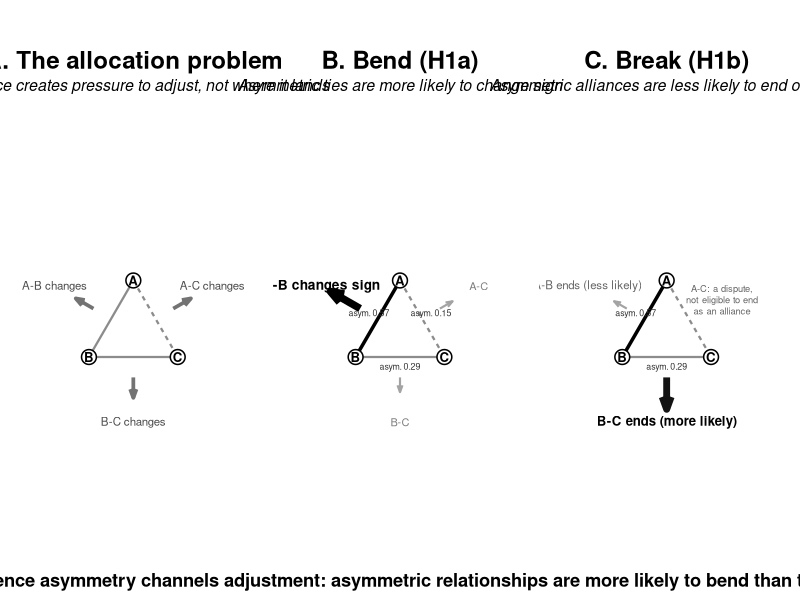
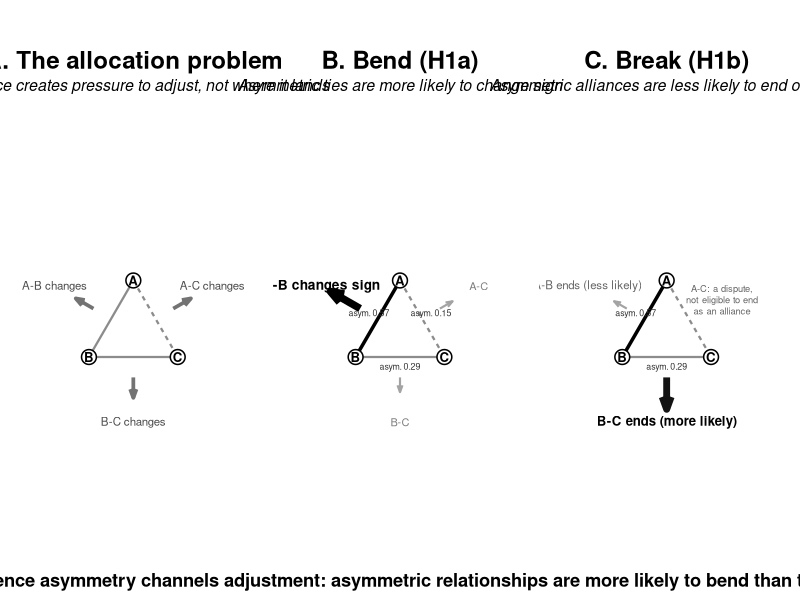

R code for these plots, in order:
# ------------------------------------------------------------------
# 32: Figure 1 -- three panels, one inconsistent triad
#     (A-B alliance, A-C dispute, B-C alliance).
#
#     A: the allocation problem (structural balance alone: three equal
#        candidate sites of adjustment).
#     B: BEND (H1a) -- the highly asymmetric A-B tie is the most likely
#        tie to change sign.
#     C: BREAK (H1b) -- of the two eligible ties (alliances), the highly
#        asymmetric A-B tie is the LESS likely to end outright. A-C is a
#        dispute and is not eligible to be "the alliance that ends".
#
#     Illustrative values only; grayscale; base R. Edge width is
#     constant across panels so the only thing that varies is the
#     predicted likelihood (arrow weight), not an implied mechanism.
# ------------------------------------------------------------------


A <- c(0, 1); B <- c(-0.87, -0.5); C <- c(0.87, -0.5)
nodes <- list(A = A, B = B, C = C)
centroid <- (A + B + C) / 3
sgn  <- c(AB = 1, AC = -1, BC = 1)
ends <- list(AB = list(A, B), AC = list(A, C), BC = list(B, C))
asym <- c(AB = 0.57, AC = 0.15, BC = 0.29)

base <- function(title, sub) {
  plot(NA, xlim = c(-2.3, 2.3), ylim = c(-1.8, 2.0), axes = FALSE, xlab = "", ylab = "", asp = 1)
  mtext(title, side = 3, line = 2.6, cex = 1.45, font = 2)
  mtext(sub, side = 3, line = 0.9, cex = 0.95, font = 3)
}
draw_edges <- function(hl = NULL) {
  for (tn in names(sgn)) {
    p1 <- ends[[tn]][[1]]; p2 <- ends[[tn]][[2]]
    lines(c(p1[1], p2[1]), c(p1[2], p2[2]), col = if (!is.null(hl) && tn == hl) "black" else "grey55",
          lty = if (sgn[[tn]] > 0) "solid" else "22", lwd = if (!is.null(hl) && tn == hl) 3.4 else 2.2, lend = 1)
  }
  for (nm in names(nodes)) {
    p <- nodes[[nm]]
    points(p[1], p[2], pch = 21, bg = "white", col = "black", cex = 3.0, lwd = 1.5)
    text(p[1], p[2], nm, cex = 1.2, font = 2)
  }
}
outdir <- function(tn) {
  mid <- (ends[[tn]][[1]] + ends[[tn]][[2]]) / 2
  d <- mid - centroid; list(mid = mid, dir = d / sqrt(sum(d^2)))
}
arrow_at <- function(tn, strength, label, lab_font = 1, lab_col = "grey30", lab_cex = 1.05, show_asym = FALSE) {
  o <- outdir(tn)
  start <- o$mid + o$dir * 0.40
  tip   <- o$mid + o$dir * (0.62 + 0.45 * strength)
  arrows(start[1], start[2], tip[1], tip[2], lwd = 1.2 + 6 * strength, length = 0.06 + 0.08 * strength,
         angle = 20, col = grey(0.75 - 0.75 * strength), lend = 1)
  lp <- o$mid + o$dir * 1.28
  text(lp[1], lp[2], label, cex = lab_cex, font = lab_font, col = lab_col)
  if (show_asym) {
    vp <- o$mid + o$dir * 0.2
    text(vp[1], vp[2], sprintf("asym. %.2f", asym[[tn]]), cex = 0.8, col = "grey20")
  }
}

panel_a <- function() {
  base("A. The allocation problem", "Imbalance creates pressure to adjust, not where it lands")
  draw_edges()
  for (tn in names(sgn)) arrow_at(tn, 0.4, c(AB = "A-B changes", AC = "A-C changes", BC = "B-C changes")[[tn]])
}
panel_b <- function() {
  base("B. Bend (H1a)", "Asymmetric ties are more likely to change sign")
  draw_edges("AB")
  arrow_at("AB", 1.0, "A-B changes sign", 2, "black", 1.25, TRUE)
  arrow_at("AC", 0.15, "A-C", 1, "grey50", 1.0, TRUE)
  arrow_at("BC", 0.15, "B-C", 1, "grey50", 1.0, TRUE)
}
panel_c <- function() {
  base("C. Break (H1b)", "Asymmetric alliances are less likely to end outright")
  draw_edges("AB")
  arrow_at("AB", 0.15, "A-B ends (less likely)", 1, "grey40", 1.05, TRUE)
  arrow_at("BC", 0.9, "B-C ends (more likely)", 2, "black", 1.2, TRUE)
  o <- outdir("AC")
  text(o$mid[1] + o$dir[1] * 0.75, o$mid[2] + o$dir[2] * 0.75, "A-C: a dispute,\nnot eligible to end\nas an alliance", cex = 0.85, col = "grey40")
}
render <- function() {
  layout(matrix(1:3, nrow = 1))
  par(mar = c(1, 0.5, 6, 0.5), oma = c(3, 0, 2, 0))
  panel_a(); panel_b(); panel_c()
  mtext("Dependence asymmetry channels adjustment: asymmetric relationships are more likely to bend than to break.",
        side = 1, outer = TRUE, cex = 1.1, line = 1.2, font = 2)
}
png("results/fig1_triad_diagram_three_panel.png", width = 4200, height = 1700, res = 260); render(); dev.off()
pdf("results/fig1_triad_diagram_three_panel.pdf", width = 15.5, height = 6.3); render(); dev.off()
cat("32_figure1_three_panel.R complete.\n")
